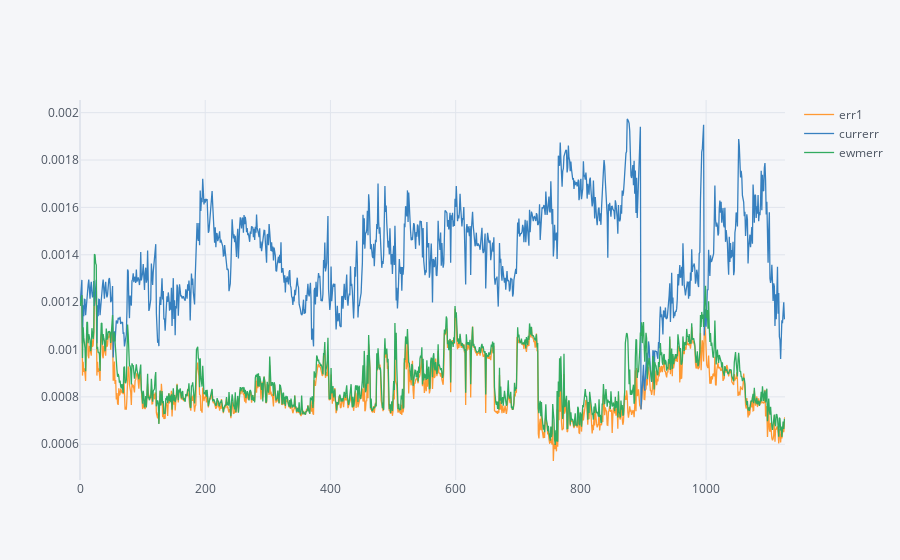

The notebook cell saved with this chart:
### Code cell
dfres[['err1','currerr','ewmerr']].iplot()

### Figure 1 — Plotly figure (JSON) as saved in the notebook; plotly's stock layout.template omitted (floating-point values rounded to 4 significant figures; data arrays with more than 128 entries replaced by an {"elided": "..."} marker saying what was removed)
{"data": [{"line": {"color": "rgba(255, 153, 51, 1.0)", "dash": "solid", "shape": "linear", "width": 1.3}, "mode": "lines", "name": "err1", "text": "", "type": "scatter", "x": {"elided": "1127 int values"}, "y": {"elided": "1127 float values"}}, {"line": {"color": "rgba(55, 128, 191, 1.0)", "dash": "solid", "shape": "linear", "width": 1.3}, "mode": "lines", "name": "currerr", "text": "", "type": "scatter", "x": {"elided": "1127 int values"}, "y": {"elided": "1127 float values"}}, {"line": {"color": "rgba(50, 171, 96, 1.0)", "dash": "solid", "shape": "linear", "width": 1.3}, "mode": "lines", "name": "ewmerr", "text": "", "type": "scatter", "x": {"elided": "1127 int values"}, "y": {"elided": "1127 float values"}}], "layout": {"autosize": true, "legend": {"bgcolor": "#F5F6F9", "font": {"color": "#4D5663"}}, "paper_bgcolor": "#F5F6F9", "plot_bgcolor": "#F5F6F9", "title": {"font": {"color": "#4D5663"}}, "xaxis": {"autorange": true, "gridcolor": "#E1E5ED", "range": [0, 1126], "showgrid": true, "tickfont": {"color": "#4D5663"}, "title": {"font": {"color": "#4D5663"}, "text": ""}, "type": "linear", "zerolinecolor": "#E1E5ED"}, "yaxis": {"autorange": true, "gridcolor": "#E1E5ED", "range": [0.0004491, 0.002053], "showgrid": true, "tickfont": {"color": "#4D5663"}, "title": {"font": {"color": "#4D5663"}, "text": ""}, "type": "linear", "zerolinecolor": "#E1E5ED"}}}
